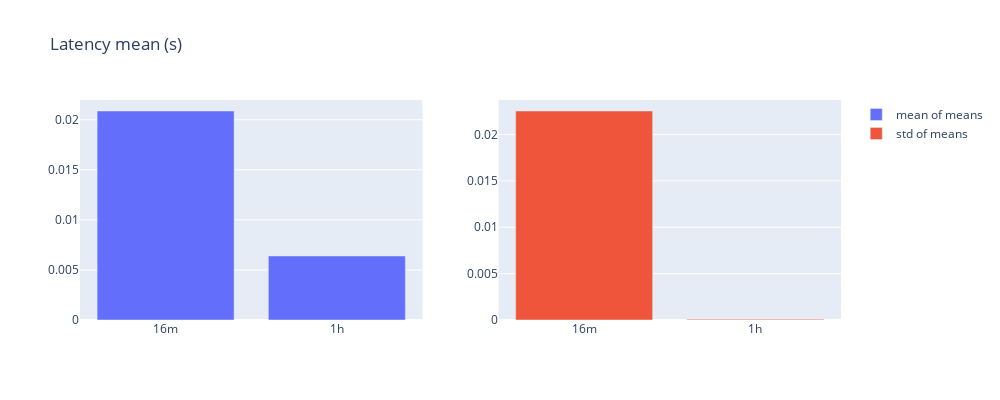

Write notebook code for a chart like this one.
### Code cell
bar_plot("Latency mean (s)", "latency_mean_plot", latency_mean)

### Figure 1 — Plotly figure (JSON) as saved in the notebook; plotly's stock layout.template omitted (floating-point values rounded to 4 significant figures)
{"data": [{"name": "mean of means", "type": "bar", "x": ["16m", "1h"], "xaxis": "x", "y": [0.02087, 0.006393], "yaxis": "y"}, {"name": "std of means", "type": "bar", "x": ["16m", "1h"], "xaxis": "x2", "y": [0.02254, 8.363e-05], "yaxis": "y2"}], "layout": {"height": 400, "title": {"text": "Latency mean (s)"}, "width": 1000, "xaxis": {"anchor": "y", "autorange": true, "domain": [0, 0.45], "range": [-0.5, 1.5], "type": "category"}, "xaxis2": {"anchor": "y2", "autorange": true, "domain": [0.55, 1], "range": [-0.5, 1.5], "type": "category"}, "yaxis": {"anchor": "x", "autorange": true, "domain": [0, 1], "range": [0, 0.02197], "type": "linear"}, "yaxis2": {"anchor": "x2", "autorange": true, "domain": [0, 1], "range": [0, 0.02373], "type": "linear"}}}
